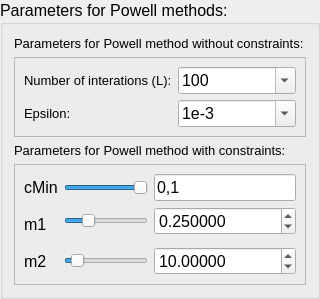
           <widget class="QGroupBox" name="gbParamPowell">
            <property name="font">
             <font>
              <pointsize>12</pointsize>
             </font>
            </property>
            <property name="title">
             <string>Parameters for Powell methods:</string>
            </property>
            <layout class="QVBoxLayout" name="verticalLayout_4">
             <item>
              <widget class="QLabel" name="label_5">
               <property name="text">
                <string>&lt;html&gt;&lt;head/&gt;&lt;body&gt;&lt;p&gt;&lt;span style=&quot; font-size:10pt;&quot;&gt;Parameters for Powell method without constraints:&lt;/span&gt;&lt;/p&gt;&lt;/body&gt;&lt;/html&gt;</string>
               </property>
              </widget>
             </item>
             <item>
              <widget class="QFrame" name="frame_3">
               <property name="frameShape">
                <enum>QFrame::StyledPanel</enum>
               </property>
               <property name="frameShadow">
                <enum>QFrame::Raised</enum>
               </property>
               <layout class="QGridLayout" name="gridLayout_6">
                <item row="0" column="0">
                 <widget class="QLabel" name="lblMaxIterations">
                  <property name="sizePolicy">
                   <sizepolicy hsizetype="Fixed" vsizetype="Preferred">
                    <horstretch>0</horstretch>
                    <verstretch>0</verstretch>
                   </sizepolicy>
                  </property>
                  <property name="text">
                   <string>&lt;html&gt;&lt;head/&gt;&lt;body&gt;&lt;p&gt;&lt;span style=&quot; font-size:10pt;&quot;&gt;Number of interations (L):&lt;/span&gt;&lt;/p&gt;&lt;/body&gt;&lt;/html&gt;</string>
                  </property>
                 </widget>
                </item>
                <item row="0" column="1">
                 <widget class="QComboBox" name="cmbMaxIterations">
                  <property name="sizePolicy">
                   <sizepolicy hsizetype="Preferred" vsizetype="Fixed">
                    <horstretch>0</horstretch>
                    <verstretch>15</verstretch>
                   </sizepolicy>
                  </property>
                  <property name="minimumSize">
                   <size>
                    <width>0</width>
                    <height>15</height>
                   </size>
                  </property>
                  <property name="editable">
                   <bool>true</bool>
                  </property>
                  <item>
                   <property name="text">
                    <string>100</string>
                   </property>
                  </item>
                  <item>
                   <property name="text">
                    <string>200</string>
                   </property>
                  </item>
                  <item>
                   <property name="text">
                    <string>400</string>
                   </property>
                  </item>
                  <item>
                   <property name="text">
                    <string>600</string>
                   </property>
                  </item>
                  <item>
                   <property name="text">
                    <string>800</string>
                   </property>
                  </item>
                  <item>
                   <property name="text">
                    <string>1000</string>
                   </property>
                  </item>
                 </widget>
                </item>
                <item row="1" column="0">
                 <widget class="QLabel" name="lblEpsilon">
                  <property name="text">
                   <string>&lt;html&gt;&lt;head/&gt;&lt;body&gt;&lt;p&gt;&lt;span style=&quot; font-size:10pt;&quot;&gt;Epsilon:&lt;/span&gt;&lt;/p&gt;&lt;/body&gt;&lt;/html&gt;</string>
                  </property>
                 </widget>
                </item>
                <item row="1" column="1">
                 <widget class="QComboBox" name="cmbPowellEpsilon">
                  <property name="sizePolicy">
                   <sizepolicy hsizetype="Preferred" vsizetype="Fixed">
                    <horstretch>0</horstretch>
                    <verstretch>15</verstretch>
                   </sizepolicy>
                  </property>
                  <property name="minimumSize">
                   <size>
                    <width>0</width>
                    <height>15</height>
                   </size>
                  </property>
                  <property name="editable">
                   <bool>true</bool>
                  </property>
                  <item>
                   <property name="text">
                    <string>1e-3</string>
                   </property>
                  </item>
                  <item>
                   <property name="text">
                    <string>1e-4</string>
                   </property>
                  </item>
                  <item>
                   <property name="text">
                    <string>1e-5</string>
                   </property>
                  </item>
                  <item>
                   <property name="text">
                    <string>1e-6</string>
                   </property>
                  </item>
                  <item>
                   <property name="text">
                    <string>1e-7</string>
                   </property>
                  </item>
                  <item>
                   <property name="text">
                    <string>1e-8</string>
                   </property>
                  </item>
                 </widget>
                </item>
               </layout>
              </widget>
             </item>
             <item>
              <widget class="QLabel" name="label_6">
               <property name="text">
                <string>&lt;html&gt;&lt;head/&gt;&lt;body&gt;&lt;p&gt;&lt;span style=&quot; font-size:10pt;&quot;&gt;Parameters for Powell method with constraints:&lt;/span&gt;&lt;/p&gt;&lt;/body&gt;&lt;/html&gt;</string>
               </property>
              </widget>
             </item>
             <item>
              <widget class="QFrame" name="frmPowellConstrParams">
               <property name="frameShape">
                <enum>QFrame::StyledPanel</enum>
               </property>
               <property name="frameShadow">
                <enum>QFrame::Raised</enum>
               </property>
               <layout class="QGridLayout" name="gridLayout_7">
                <item row="3" column="0">
                 <widget class="QLabel" name="lblPowellConstrParamM1_2">
                  <property name="text">
                   <string>m2</string>
                  </property>
                 </widget>
                </item>
                <item row="1" column="0" rowspan="2">
                 <widget class="QLabel" name="lblPowellConstrParamM1">
                  <property name="text">
                   <string>m1</string>
                  </property>
                 </widget>
                </item>
                <item row="1" column="1">
                 <widget class="QSlider" name="hSldM1">
                  <property name="maximum">
                   <number>1000</number>
                  </property>
                  <property name="singleStep">
                   <number>1</number>
                  </property>
                  <property name="value">
                   <number>250</number>
                  </property>
                  <property name="orientation">
                   <enum>Qt::Horizontal</enum>
                  </property>
                 </widget>
                </item>
                <item row="0" column="0">
                 <widget class="QLabel" name="lblPowellConstrParamCMin">
                  <property name="sizePolicy">
                   <sizepolicy hsizetype="Fixed" vsizetype="Preferred">
                    <horstretch>0</horstretch>
                    <verstretch>0</verstretch>
                   </sizepolicy>
                  </property>
                  <property name="text">
                   <string>cMin</string>
                  </property>
                 </widget>
                </item>
                <item row="1" column="2">
                 <widget class="QDoubleSpinBox" name="dSBM1">
                  <property name="minimumSize">
                   <size>
                    <width>0</width>
                    <height>20</height>
                   </size>
                  </property>
                  <property name="decimals">
                   <number>6</number>
                  </property>
                  <property name="maximum">
                   <double>1.000000000000000</double>
                  </property>
                  <property name="singleStep">
                   <double>0.000001000000000</double>
                  </property>
                  <property name="value">
                   <double>0.250000000000000</double>
                  </property>
                 </widget>
                </item>
                <item row="3" column="1">
                 <widget class="QSlider" name="hSldM2">
                  <property name="minimum">
                   <number>10</number>
                  </property>
                  <property name="maximum">
                   <number>1000</number>
                  </property>
                  <property name="singleStep">
                   <number>1</number>
                  </property>
                  <property name="value">
                   <number>100</number>
                  </property>
                  <property name="orientation">
                   <enum>Qt::Horizontal</enum>
                  </property>
                 </widget>
                </item>
                <item row="3" column="2">
                 <widget class="QDoubleSpinBox" name="dSBM2">
                  <property name="minimumSize">
                   <size>
                    <width>0</width>
                    <height>20</height>
                   </size>
                  </property>
                  <property name="decimals">
                   <number>5</number>
                  </property>
                  <property name="minimum">
                   <double>1.000000000000000</double>
                  </property>
                  <property name="maximum">
                   <double>100.000000000000000</double>
                  </property>
                  <property name="singleStep">
                   <double>0.000010000000000</double>
                  </property>
                  <property name="value">
                   <double>10.000000000000000</double>
                  </property>
                 </widget>
                </item>
                <item row="0" column="1">
                 <widget class="QSlider" name="hSldcMin">
                  <property name="minimum">
                   <number>1</number>
                  </property>
                  <property name="maximum">
                   <number>5705000</number>
                  </property>
                  <property name="singleStep">
                   <number>1</number>
                  </property>
                  <property name="value">
                   <number>1000000</number>
                  </property>
                  <property name="orientation">
                   <enum>Qt::Horizontal</enum>
                  </property>
                 </widget>
                </item>
                <item row="0" column="2">
                 <widget class="QLineEdit" name="inputcMin">
                  <property name="sizePolicy">
                   <sizepolicy hsizetype="Maximum" vsizetype="Fixed">
                    <horstretch>0</horstretch>
                    <verstretch>0</verstretch>
                   </sizepolicy>
                  </property>
                  <property name="maximumSize">
                   <size>
                    <width>150</width>
                    <height>16777215</height>
                   </size>
                  </property>
                  <property name="text">
                   <string>0,1</string>
                  </property>
                 </widget>
                </item>
               </layout>
              </widget>
             </item>
            </layout>
           </widget>
